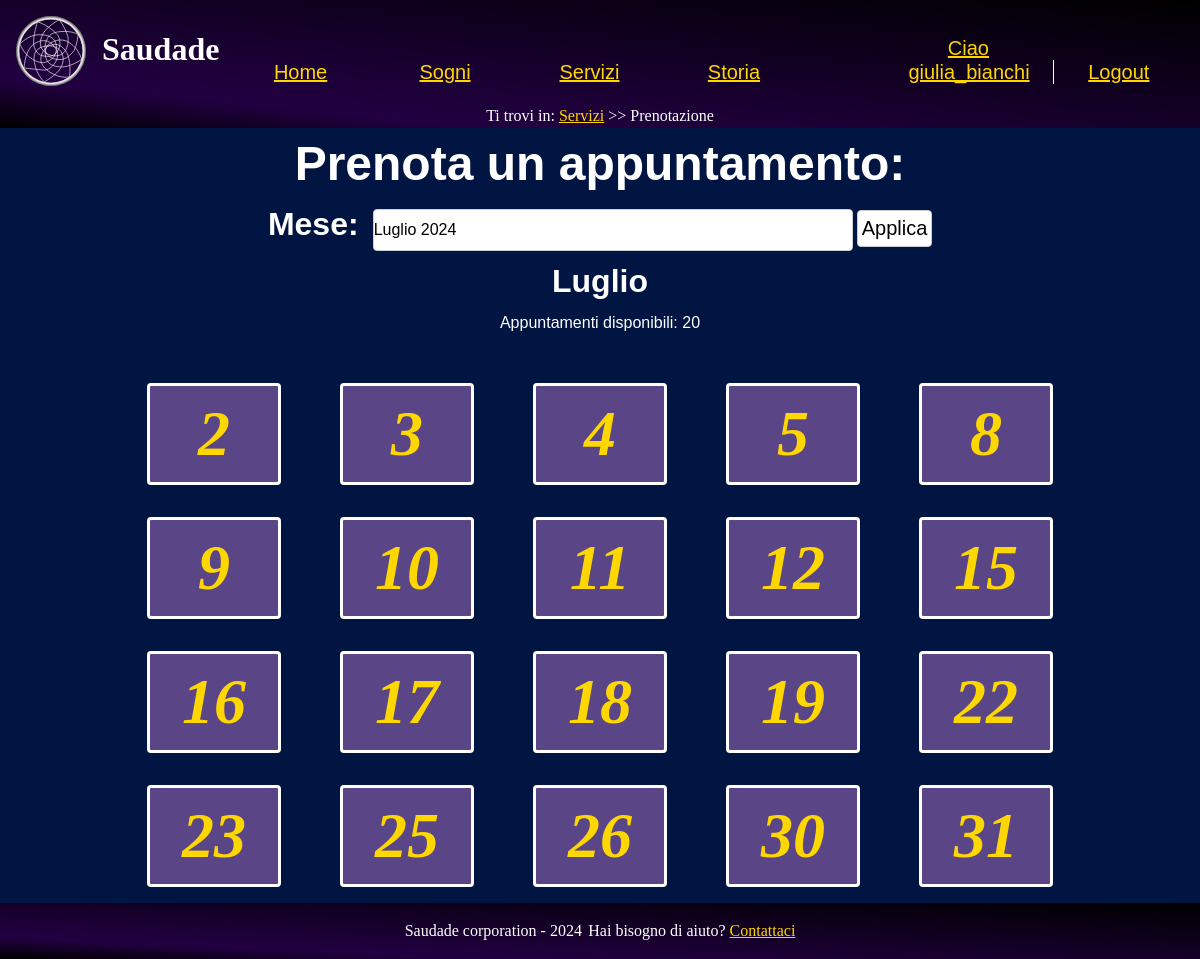
/src/php/calendario.php?data=7-2024 (signed in), run on the app's committed database.
### tables this page shows
CREATE TABLE prenotazioni (
  data DATE PRIMARY KEY,
  user_name VARCHAR(20),
  FOREIGN KEY (user_name) REFERENCES utenti(user_name) ON DELETE CASCADE ON UPDATE CASCADE,
  UNIQUE (user_name)
);

### src/php/functions.php (called while the page is built, shortened)
<?php
class Functions {
    private $connection;
    public function openDBConnection(){
        global $HOST_DB, $USERNAME, $PASSWORD, $DATABASE_NAME;
        $this->connection = mysqli_connect(
            $HOST_DB,
            $USERNAME,
            $PASSWORD,
            $DATABASE_NAME
        );
        $this->connection->set_charset("utf8");
        return mysqli_connect_errno() == 0;
    }
    public function getConnection(){
        return $this->connection;
    }
    public function executeQuery($query){
        if ($this->openDBConnection()) {
            $risultato = mysqli_query($this->connection, $query) or die("Errore di connessione" . mysqli_error($this->connection));
        } else {
            $risultato = null;
        }
        return $risultato;
    }
}

### src/php/calendario.php (the view, shortened to what this page needs)
<?php
    require_once("functions.php");
    $pagina = new newPage("../html/calendario.html", "Ottieni chip", "Ottieni il tuo chip", "Pagina prenotazione chip");
    $functions = new functions();
    $arrayMesi = array("", "Gennaio", "Febbraio", "Marzo", "Aprile", "Maggio", "Giugno", "Luglio", "Agosto", "Settembre", "Ottobre", "Novembre", "Dicembre");
    if(isset($_GET['data']) && !empty($_GET['data'])){
        $valore = $_GET['data'];
        $valori = explode('-', $valore);
        if(isset($valori[0]) && isset($valori[1])){
            $mese = $valori[0];
            $anno = $valori[1];
            if($mese>=1 && $mese <=12 && $anno>=date('Y')){
                $dataInput = new DateTime("$anno-$mese-01");
                if ($dataInput < new DateTime()) {
                    $dataInizioQuery = (new DateTime())->format("Y-m-d");
                } else {
                    $dataInizioQuery = $dataInput->format("Y-m-d");
                }
                $dataFineQuery = $anno."-".$mese."-"."31";
                $pagina->modificaHTML("{mesePrenotazione}", $arrayMesi[$mese]);
                $pagina->modificaHTML("{annoPrenotazione}", $anno);
                $functions->openDBConnection();
                $stmt = $functions->getConnection()->prepare("SELECT COUNT(DISTINCT data) AS num_date FROM prenotazioni WHERE user_name IS NULL AND data BETWEEN ? AND ?;");
                $stmt->bind_param("ss", $dataInizioQuery, $dataFineQuery);
                $stmt->execute();
                $risultato = $stmt->get_result();
                if ($risultato->num_rows > 0) {
                    $riga = $risultato->fetch_assoc();
                    $numeroAppuntamenti = $riga['num_date'];
                    $pagina->modificaHTML("{numeroAppuntamenti}", $numeroAppuntamenti);
                } else {
                    $pagina->modificaHTML("{numeroAppuntamenti}", "errore");
                }
                $stmt = $functions->getConnection()->prepare("SELECT DISTINCT(data) FROM prenotazioni WHERE user_name IS NULL AND data BETWEEN ? AND ?;");
                $stmt->bind_param("ss", $dataInizioQuery, $dataFineQuery);
                $stmt->execute();
                $risultato = $stmt->get_result();
                if($risultato == null)
                    $pagina->printErrorPage("Data non trovata");
                else{
                    if(mysqli_num_rows($risultato) > 0){
                        $placeHolderData = "";
                        foreach( $risultato as $row){
                            $giorno = substr($row['data'], 8, 2);
                            $giorno = ltrim($giorno, '0');
                            $placeHolderData .= "<li><a href=\"prenotazione.php?data=".$row['data']."\">".$giorno ."</a></li>";
                        }
                        $pagina->modificaHTML("{data}", $placeHolderData);
                    }else{
                        $pagina->modificaHTML("{data}", "Ancora nessuna data disponibile nel periodo selezionato");
                    }
                }
            }
        }else
            $pagina->modificaHTML("{data}", "Data selezionata non valida, scegliere una data esistente");
    }else{
        $pagina->modificaHTML("{data}", "Data selezionata non valida, scegliere una data esistente");
    }
    $dateTabella = $functions->executeQuery("SELECT DISTINCT YEAR(data) AS anno, MONTH(data) AS mese FROM prenotazioni;");
    if($dateTabella == null){
        $pagina->printErrorPage("Errore di connessione al server, riprovare più tardi");
    }else{
        $dateMenu = "";
        foreach($dateTabella as $row){
            if(isset($mese) && isset($anno) && $row['mese'] == $mese && $row['anno'] == $anno)
                $selezionato = "disabled selected";
            else
                $selezionato = "";
            $dateMenu .= "<option value=\"".$row['mese']."-".$row['anno']."\"".$selezionato."> ".$arrayMesi[$row['mese']]." ".$row['anno']." </option>";
        }
    }

### src/CSS/style.css (style rules this page uses)
* { padding: 0; margin: 0; }
:root { --headerBgColor: #220042; --headerTxtColor: #FFFFFF; --BgColor: #001542; --BgTxtColor: #FFFFFF; --footerBgColor: #220042; --footerTxtColor: #FFFFFF; --visitedLinkColor: #38F689; --linkColor: #FFD700; --BgAll: #7A7A7A; --BgSidebar:#00154280; --colorSlide: rgb(90, 69, 134); --slideTitleTxtColor: #FFFFFF; --fontMenu: sans-serif; --errorBackground: #FF0000; --calendarioOver: #2D0000; --errorText: #FFFFFF; --successBackground:#4F7A28; }
html { width: 100%; font-size: 100%; line-height: 1.5em; margin: auto; background-color: var(--BgAll); }
a { color:var(--linkColor) }
body { display: flex; flex-direction: column; min-height: 100vh; line-height: 1.5; background-color: var(--BgColor); }
select.selectForm { appearance: none; -webkit-appearance: none; height: 42px; width: 50%; font-size: 1rem; background-color: var(--BgTxtColor); border: 1px solid #caced1; border-radius: 0.25rem; color: black; cursor: pointer; }
header { text-align: center; width: 100%; background-image: linear-gradient(to top right, #000000 0%, var(--headerBgColor) 20%, #000000 100%); color: var(--headerTxtColor); }
.menu { text-align: center; line-height: 1.5em; vertical-align: middle; margin:auto; }
ul.listaNavBar { padding: 0; text-align: center; list-style: none; font-family: var(--fontMenu); color: var(--visitedLinkColor); margin-top: 1em; }
ul.listaNavBar > li { display: inline-block; width: 10%; margin: 1em 0.5em; font-size: 1.25em; }
ul.listaNavBar > li:nth-last-child(2) { margin-left: 5em; }
ul.listaNavBar > li:nth-last-child(1) { padding-left: 0.25em; border-left: 1px solid white; }
.menu a { margin: auto; color: var(--linkColor); transition: all -50s ease-in-out; }
.menu a::after { color: var(--linkColor); }
#breadcrump { font-size: 1em; text-align: center; position: relative; padding-left: 40%; padding-right: 40%; }
.titolo > h1 { float: left; margin-top: 25px; vertical-align: middle; }
#logo { float: left; width: 70px; height: 70px; margin: 1em; transition: all 1.25s ease; z-index: 10; }
main { margin:auto; width: 80%; min-height:max-content; align-items: center; background-color: var(--BgColor); color:var(--BgTxtColor); font-family: 'Tahoma', sans-serif; }
.elencoSogni > ul { display: flex; flex-wrap: wrap; justify-content: space-evenly; align-content: space-evenly; margin-bottom: 1em; }
.titoloMese { text-align: center; font-size: 2em; font-weight: bold; }
.formPrenotazione { text-align: center; margin-bottom: 3em; }
.formPrenotazione > h2 { color: var(--slideTitleTxtColor); font-size: 3em; font-weight: bold; }
.formPrenotazione > p { margin: 0.2em; }
.formPrenotazione > form > label { font-weight: bold; font-size: 2em; padding-right: 0.3em; }
.formPrenotazione > form > input { width: 75px; height: 37px; font-size: 1.25em; background-color: white; color: black; display: inline-block; border: 1px solid #ccc; border-radius: 4px; }
.elencoDate { list-style: none; gap: 2em; }
.elencoDate > li > a { background-color: var(--colorSlide); text-decoration:none; text-align:center; border: 3px solid white; border-radius: 4px; font-weight: bold; font-style: italic; min-width: 2em; display: block; text-decoration:none; font-size:4em; font-family: "Lucida Handwriting"; }
footer { background-image: linear-gradient(to top right, #000000 0%, var(--headerBgColor) 20%, #000000 100%); color:var(--footerTxtColor); text-align: center; margin-top: auto; width: 100%; padding: 1em 0em 1em 0em; font-size: 1rem; }
footer > p { display: inline-block; }
footer > p:nth-last-child(1) { margin-left: 0.4em; }

### src/CSS/print.css (style rules this page uses)
* { padding: 0; margin: 0; }
html { font-size: 12pt; font-family: "Times New Roman", serif; margin:auto; }
.menu { display:none; }
main#contenuto { text-rendering: optimizeLegibility; }
#logo { display: none; }
p { line-height: 1.5em; }
.elencoSogni > ul { display: flex; flex-wrap: wrap; justify-content: space-evenly; align-content: space-between; margin-bottom: 1em; filter: grayscale(100%); }
#breadcrump { padding: 0.5em 0 0.5em 0; margin-top: 0.5em; border-top: 1px solid #DDD; border-bottom: 1px solid #DDD; font-weight: bold; }
#breadcrump p { max-width: 1024px; margin: auto }
.elencoSogni > ul > li { list-style: none; filter: grayscale(100%); }
.titolo { text-align:center; }
footer { text-align: center; font-size: 10pt; font-style: italic; padding: 1.3em 0.5em 0.5em; border-top: 1px solid #DDD; }
footer > p > a { display:none; }
ul.elencoDate > li > a { font-size: 12pt; margin: 1em; line-height: 1.5em; }

### data on the page
prenotazioni: data "2"
prenotazioni: data "3"
prenotazioni: data "4"
prenotazioni: data "5"
prenotazioni: data "8"
prenotazioni: data "9"
prenotazioni: data "10"
prenotazioni: data "11"
prenotazioni: data "12"
prenotazioni: data "15"
prenotazioni: data "16"
prenotazioni: data "17"
prenotazioni: data "18"
prenotazioni: data "19"
prenotazioni: data "22"
prenotazioni: data "23"
prenotazioni: data "25"
prenotazioni: data "26"
prenotazioni: data "30"
prenotazioni: data "31"
